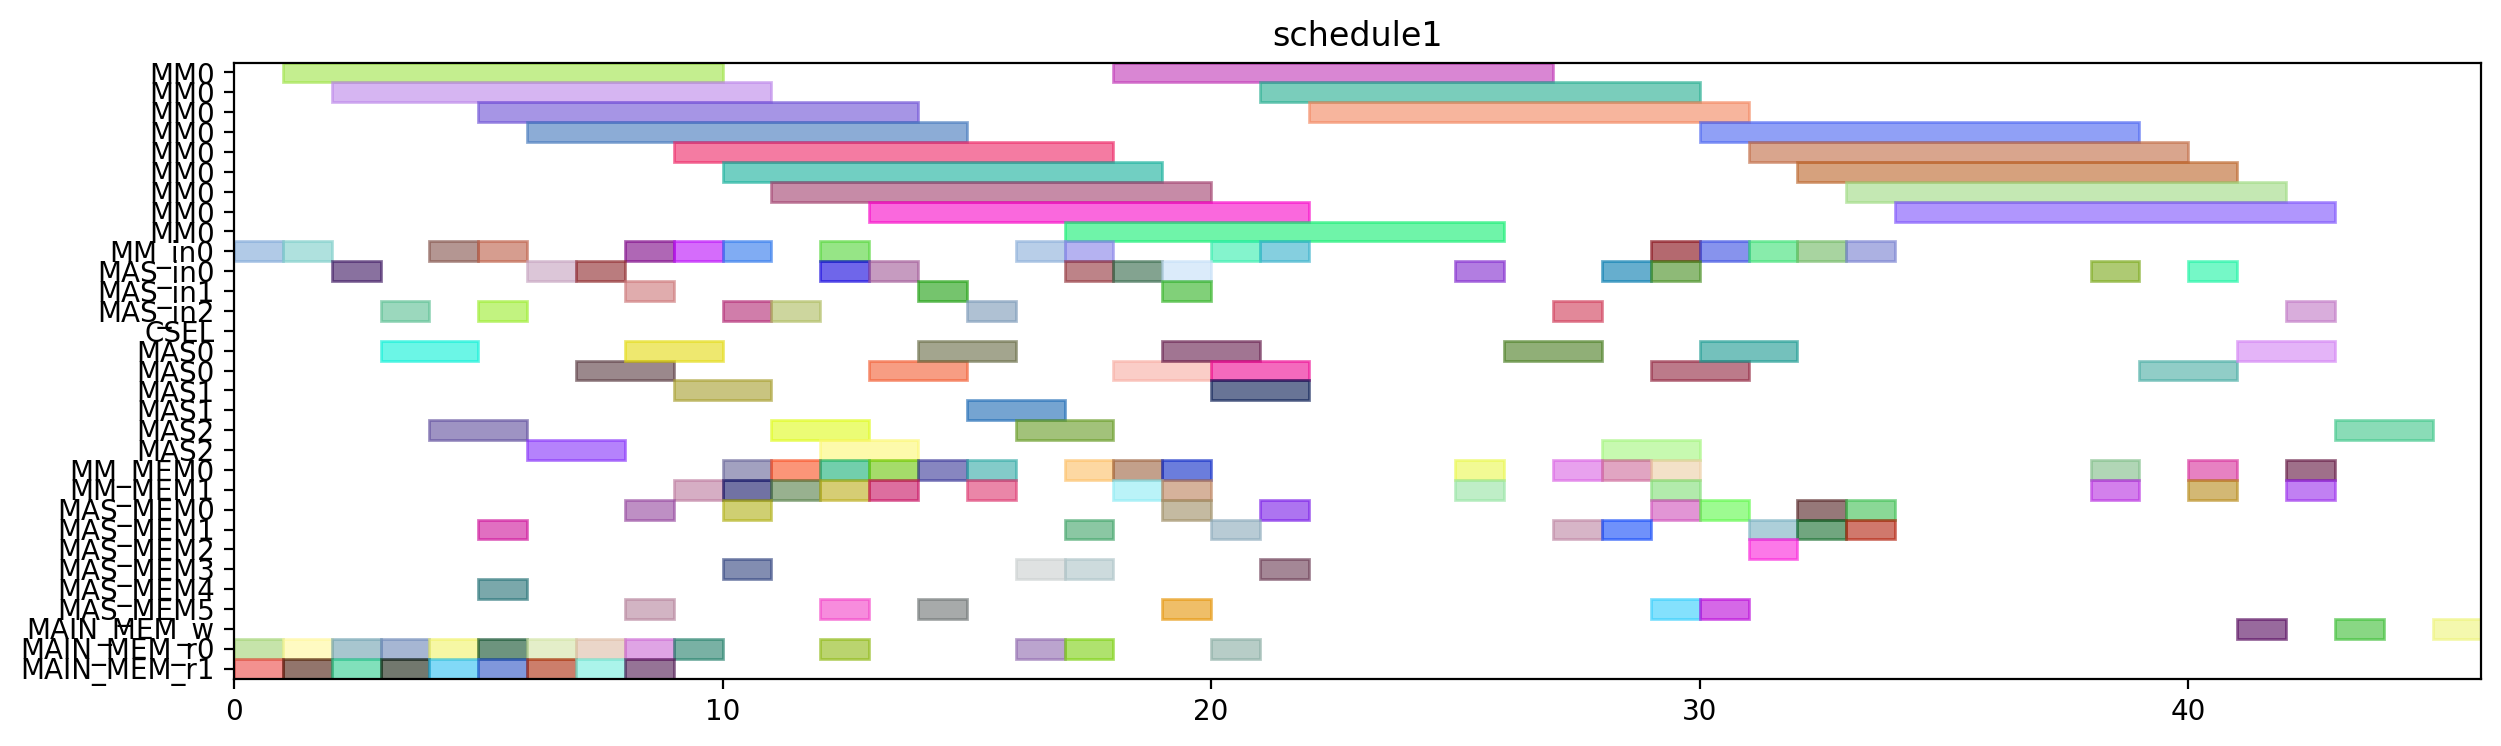

Write the Python code that produced this figure.
from pyschedule import Scenario, solvers, plotters, alt


def solve():
	horizon = 152
	S = Scenario("schedule1", horizon=horizon)

	# resource
	MM = S.Resources('MM', num=1, size=9)
	MM_in = S.Resources('MM_in', num=1)
	MAS_in = S.Resources('MAS_in', num=3)
	CSEL = S.Resource('CSEL')
	MAS = S.Resources('MAS', num=3, size=2, periods=range(1, horizon))
	MM_MEM = S.Resources('MM_MEM', num=2)
	MAS_MEM = S.Resources('MAS_MEM', num=6)
	MAIN_MEM_w = S.Resource('MAIN_MEM_w', size=1)
	MAIN_MEM_r = S.Resources('MAIN_MEM_r', num=2)

	# result of previous scheduling
	t2_in = S.Task('t2_in', length=1, delay_cost=1)
	S += t2_in >= 0
	t2_in += MM_in[0]

	t2_mem0 = S.Task('t2_mem0', length=1, delay_cost=1)
	S += t2_mem0 >= 0
	t2_mem0 += MAIN_MEM_r[0]

	t2_mem1 = S.Task('t2_mem1', length=1, delay_cost=1)
	S += t2_mem1 >= 0
	t2_mem1 += MAIN_MEM_r[1]

	t0_in = S.Task('t0_in', length=1, delay_cost=1)
	S += t0_in >= 1
	t0_in += MM_in[0]

	t0_mem0 = S.Task('t0_mem0', length=1, delay_cost=1)
	S += t0_mem0 >= 1
	t0_mem0 += MAIN_MEM_r[0]

	t0_mem1 = S.Task('t0_mem1', length=1, delay_cost=1)
	S += t0_mem1 >= 1
	t0_mem1 += MAIN_MEM_r[1]

	t2 = S.Task('t2', length=9, delay_cost=1)
	S += t2 >= 1
	t2 += MM[0]

	t0 = S.Task('t0', length=9, delay_cost=1)
	S += t0 >= 2
	t0 += MM[0]

	t9_in = S.Task('t9_in', length=1, delay_cost=1)
	S += t9_in >= 2
	t9_in += MAS_in[0]

	t9_mem0 = S.Task('t9_mem0', length=1, delay_cost=1)
	S += t9_mem0 >= 2
	t9_mem0 += MAIN_MEM_r[0]

	t9_mem1 = S.Task('t9_mem1', length=1, delay_cost=1)
	S += t9_mem1 >= 2
	t9_mem1 += MAIN_MEM_r[1]

	t8_in = S.Task('t8_in', length=1, delay_cost=1)
	S += t8_in >= 3
	t8_in += MAS_in[2]

	t8_mem0 = S.Task('t8_mem0', length=1, delay_cost=1)
	S += t8_mem0 >= 3
	t8_mem0 += MAIN_MEM_r[0]

	t8_mem1 = S.Task('t8_mem1', length=1, delay_cost=1)
	S += t8_mem1 >= 3
	t8_mem1 += MAIN_MEM_r[1]

	t9 = S.Task('t9', length=2, delay_cost=1)
	S += t9 >= 3
	t9 += MAS[0]

	t1_in = S.Task('t1_in', length=1, delay_cost=1)
	S += t1_in >= 4
	t1_in += MM_in[0]

	t1_mem0 = S.Task('t1_mem0', length=1, delay_cost=1)
	S += t1_mem0 >= 4
	t1_mem0 += MAIN_MEM_r[0]

	t1_mem1 = S.Task('t1_mem1', length=1, delay_cost=1)
	S += t1_mem1 >= 4
	t1_mem1 += MAIN_MEM_r[1]

	t8 = S.Task('t8', length=2, delay_cost=1)
	S += t8 >= 4
	t8 += MAS[2]

	t1 = S.Task('t1', length=9, delay_cost=1)
	S += t1 >= 5
	t1 += MM[0]

	t10_in = S.Task('t10_in', length=1, delay_cost=1)
	S += t10_in >= 5
	t10_in += MM_in[0]

	t10_mem0 = S.Task('t10_mem0', length=1, delay_cost=1)
	S += t10_mem0 >= 5
	t10_mem0 += MAS_MEM[4]

	t10_mem1 = S.Task('t10_mem1', length=1, delay_cost=1)
	S += t10_mem1 >= 5
	t10_mem1 += MAS_MEM[1]

	t14_in = S.Task('t14_in', length=1, delay_cost=1)
	S += t14_in >= 5
	t14_in += MAS_in[2]

	t14_mem0 = S.Task('t14_mem0', length=1, delay_cost=1)
	S += t14_mem0 >= 5
	t14_mem0 += MAIN_MEM_r[0]

	t14_mem1 = S.Task('t14_mem1', length=1, delay_cost=1)
	S += t14_mem1 >= 5
	t14_mem1 += MAIN_MEM_r[1]

	t10 = S.Task('t10', length=9, delay_cost=1)
	S += t10 >= 6
	t10 += MM[0]

	t13_in = S.Task('t13_in', length=1, delay_cost=1)
	S += t13_in >= 6
	t13_in += MAS_in[0]

	t13_mem0 = S.Task('t13_mem0', length=1, delay_cost=1)
	S += t13_mem0 >= 6
	t13_mem0 += MAIN_MEM_r[0]

	t13_mem1 = S.Task('t13_mem1', length=1, delay_cost=1)
	S += t13_mem1 >= 6
	t13_mem1 += MAIN_MEM_r[1]

	t14 = S.Task('t14', length=2, delay_cost=1)
	S += t14 >= 6
	t14 += MAS[2]

	t13 = S.Task('t13', length=2, delay_cost=1)
	S += t13 >= 7
	t13 += MAS[0]

	t3_in = S.Task('t3_in', length=1, delay_cost=1)
	S += t3_in >= 7
	t3_in += MAS_in[0]

	t3_mem0 = S.Task('t3_mem0', length=1, delay_cost=1)
	S += t3_mem0 >= 7
	t3_mem0 += MAIN_MEM_r[0]

	t3_mem1 = S.Task('t3_mem1', length=1, delay_cost=1)
	S += t3_mem1 >= 7
	t3_mem1 += MAIN_MEM_r[1]

	t15_in = S.Task('t15_in', length=1, delay_cost=1)
	S += t15_in >= 8
	t15_in += MM_in[0]

	t15_mem0 = S.Task('t15_mem0', length=1, delay_cost=1)
	S += t15_mem0 >= 8
	t15_mem0 += MAS_MEM[0]

	t15_mem1 = S.Task('t15_mem1', length=1, delay_cost=1)
	S += t15_mem1 >= 8
	t15_mem1 += MAS_MEM[5]

	t3 = S.Task('t3', length=2, delay_cost=1)
	S += t3 >= 8
	t3 += MAS[0]

	t4_in = S.Task('t4_in', length=1, delay_cost=1)
	S += t4_in >= 8
	t4_in += MAS_in[1]

	t4_mem0 = S.Task('t4_mem0', length=1, delay_cost=1)
	S += t4_mem0 >= 8
	t4_mem0 += MAIN_MEM_r[0]

	t4_mem1 = S.Task('t4_mem1', length=1, delay_cost=1)
	S += t4_mem1 >= 8
	t4_mem1 += MAIN_MEM_r[1]

	t15 = S.Task('t15', length=9, delay_cost=1)
	S += t15 >= 9
	t15 += MM[0]

	t26_in = S.Task('t26_in', length=1, delay_cost=1)
	S += t26_in >= 9
	t26_in += MM_in[0]

	t26_mem0 = S.Task('t26_mem0', length=1, delay_cost=1)
	S += t26_mem0 >= 9
	t26_mem0 += MAIN_MEM_r[0]

	t26_mem1 = S.Task('t26_mem1', length=1, delay_cost=1)
	S += t26_mem1 >= 9
	t26_mem1 += MM_MEM[1]

	t4 = S.Task('t4', length=2, delay_cost=1)
	S += t4 >= 9
	t4 += MAS[1]

	t24_in = S.Task('t24_in', length=1, delay_cost=1)
	S += t24_in >= 10
	t24_in += MAS_in[2]

	t24_mem0 = S.Task('t24_mem0', length=1, delay_cost=1)
	S += t24_mem0 >= 10
	t24_mem0 += MM_MEM[0]

	t24_mem1 = S.Task('t24_mem1', length=1, delay_cost=1)
	S += t24_mem1 >= 10
	t24_mem1 += MM_MEM[1]

	t26 = S.Task('t26', length=9, delay_cost=1)
	S += t26 >= 10
	t26 += MM[0]

	t5_in = S.Task('t5_in', length=1, delay_cost=1)
	S += t5_in >= 10
	t5_in += MM_in[0]

	t5_mem0 = S.Task('t5_mem0', length=1, delay_cost=1)
	S += t5_mem0 >= 10
	t5_mem0 += MAS_MEM[0]

	t5_mem1 = S.Task('t5_mem1', length=1, delay_cost=1)
	S += t5_mem1 >= 10
	t5_mem1 += MAS_MEM[3]

	t11_in = S.Task('t11_in', length=1, delay_cost=1)
	S += t11_in >= 11
	t11_in += MAS_in[2]

	t11_mem0 = S.Task('t11_mem0', length=1, delay_cost=1)
	S += t11_mem0 >= 11
	t11_mem0 += MM_MEM[0]

	t11_mem1 = S.Task('t11_mem1', length=1, delay_cost=1)
	S += t11_mem1 >= 11
	t11_mem1 += MM_MEM[1]

	t24 = S.Task('t24', length=2, delay_cost=1)
	S += t24 >= 11
	t24 += MAS[2]

	t5 = S.Task('t5', length=9, delay_cost=1)
	S += t5 >= 11
	t5 += MM[0]

	t11 = S.Task('t11', length=2, delay_cost=1)
	S += t11 >= 12
	t11 += MAS[2]

	t19_in = S.Task('t19_in', length=1, delay_cost=1)
	S += t19_in >= 12
	t19_in += MM_in[0]

	t19_mem0 = S.Task('t19_mem0', length=1, delay_cost=1)
	S += t19_mem0 >= 12
	t19_mem0 += MAIN_MEM_r[0]

	t19_mem1 = S.Task('t19_mem1', length=1, delay_cost=1)
	S += t19_mem1 >= 12
	t19_mem1 += MM_MEM[1]

	t25_in = S.Task('t25_in', length=1, delay_cost=1)
	S += t25_in >= 12
	t25_in += MAS_in[0]

	t25_mem0 = S.Task('t25_mem0', length=1, delay_cost=1)
	S += t25_mem0 >= 12
	t25_mem0 += MM_MEM[0]

	t25_mem1 = S.Task('t25_mem1', length=1, delay_cost=1)
	S += t25_mem1 >= 12
	t25_mem1 += MAS_MEM[5]

	t16_in = S.Task('t16_in', length=1, delay_cost=1)
	S += t16_in >= 13
	t16_in += MAS_in[0]

	t16_mem0 = S.Task('t16_mem0', length=1, delay_cost=1)
	S += t16_mem0 >= 13
	t16_mem0 += MM_MEM[0]

	t16_mem1 = S.Task('t16_mem1', length=1, delay_cost=1)
	S += t16_mem1 >= 13
	t16_mem1 += MM_MEM[1]

	t19 = S.Task('t19', length=9, delay_cost=1)
	S += t19 >= 13
	t19 += MM[0]

	t25 = S.Task('t25', length=2, delay_cost=1)
	S += t25 >= 13
	t25 += MAS[0]

	t12_in = S.Task('t12_in', length=1, delay_cost=1)
	S += t12_in >= 14
	t12_in += MAS_in[1]

	t12_mem0 = S.Task('t12_mem0', length=1, delay_cost=1)
	S += t12_mem0 >= 14
	t12_mem0 += MM_MEM[0]

	t12_mem1 = S.Task('t12_mem1', length=1, delay_cost=1)
	S += t12_mem1 >= 14
	t12_mem1 += MAS_MEM[5]

	t16 = S.Task('t16', length=2, delay_cost=1)
	S += t16 >= 14
	t16 += MAS[0]

	t12 = S.Task('t12', length=2, delay_cost=1)
	S += t12 >= 15
	t12 += MAS[1]

	t6_in = S.Task('t6_in', length=1, delay_cost=1)
	S += t6_in >= 15
	t6_in += MAS_in[2]

	t6_mem0 = S.Task('t6_mem0', length=1, delay_cost=1)
	S += t6_mem0 >= 15
	t6_mem0 += MM_MEM[0]

	t6_mem1 = S.Task('t6_mem1', length=1, delay_cost=1)
	S += t6_mem1 >= 15
	t6_mem1 += MM_MEM[1]

	t18_in = S.Task('t18_in', length=1, delay_cost=1)
	S += t18_in >= 16
	t18_in += MM_in[0]

	t18_mem0 = S.Task('t18_mem0', length=1, delay_cost=1)
	S += t18_mem0 >= 16
	t18_mem0 += MAIN_MEM_r[0]

	t18_mem1 = S.Task('t18_mem1', length=1, delay_cost=1)
	S += t18_mem1 >= 16
	t18_mem1 += MAS_MEM[3]

	t6 = S.Task('t6', length=2, delay_cost=1)
	S += t6 >= 16
	t6 += MAS[2]

	t17_in = S.Task('t17_in', length=1, delay_cost=1)
	S += t17_in >= 17
	t17_in += MAS_in[0]

	t17_mem0 = S.Task('t17_mem0', length=1, delay_cost=1)
	S += t17_mem0 >= 17
	t17_mem0 += MM_MEM[0]

	t17_mem1 = S.Task('t17_mem1', length=1, delay_cost=1)
	S += t17_mem1 >= 17
	t17_mem1 += MAS_MEM[1]

	t18 = S.Task('t18', length=9, delay_cost=1)
	S += t18 >= 17
	t18 += MM[0]

	t27_in = S.Task('t27_in', length=1, delay_cost=1)
	S += t27_in >= 17
	t27_in += MM_in[0]

	t27_mem0 = S.Task('t27_mem0', length=1, delay_cost=1)
	S += t27_mem0 >= 17
	t27_mem0 += MAIN_MEM_r[0]

	t27_mem1 = S.Task('t27_mem1', length=1, delay_cost=1)
	S += t27_mem1 >= 17
	t27_mem1 += MAS_MEM[3]

	t17 = S.Task('t17', length=2, delay_cost=1)
	S += t17 >= 18
	t17 += MAS[0]

	t27 = S.Task('t27', length=9, delay_cost=1)
	S += t27 >= 18
	t27 += MM[0]

	t29_in = S.Task('t29_in', length=1, delay_cost=1)
	S += t29_in >= 18
	t29_in += MAS_in[0]

	t29_mem0 = S.Task('t29_mem0', length=1, delay_cost=1)
	S += t29_mem0 >= 18
	t29_mem0 += MM_MEM[0]

	t29_mem1 = S.Task('t29_mem1', length=1, delay_cost=1)
	S += t29_mem1 >= 18
	t29_mem1 += MM_MEM[1]

	t28_in = S.Task('t28_in', length=1, delay_cost=1)
	S += t28_in >= 19
	t28_in += MAS_in[1]

	t28_mem0 = S.Task('t28_mem0', length=1, delay_cost=1)
	S += t28_mem0 >= 19
	t28_mem0 += MAS_MEM[0]

	t28_mem1 = S.Task('t28_mem1', length=1, delay_cost=1)
	S += t28_mem1 >= 19
	t28_mem1 += MM_MEM[1]

	t29 = S.Task('t29', length=2, delay_cost=1)
	S += t29 >= 19
	t29 += MAS[0]

	t7_in = S.Task('t7_in', length=1, delay_cost=1)
	S += t7_in >= 19
	t7_in += MAS_in[0]

	t7_mem0 = S.Task('t7_mem0', length=1, delay_cost=1)
	S += t7_mem0 >= 19
	t7_mem0 += MM_MEM[0]

	t7_mem1 = S.Task('t7_mem1', length=1, delay_cost=1)
	S += t7_mem1 >= 19
	t7_mem1 += MAS_MEM[5]

	t28 = S.Task('t28', length=2, delay_cost=1)
	S += t28 >= 20
	t28 += MAS[1]

	t30_in = S.Task('t30_in', length=1, delay_cost=1)
	S += t30_in >= 20
	t30_in += MM_in[0]

	t30_mem0 = S.Task('t30_mem0', length=1, delay_cost=1)
	S += t30_mem0 >= 20
	t30_mem0 += MAIN_MEM_r[0]

	t30_mem1 = S.Task('t30_mem1', length=1, delay_cost=1)
	S += t30_mem1 >= 20
	t30_mem1 += MAS_MEM[1]

	t7 = S.Task('t7', length=2, delay_cost=1)
	S += t7 >= 20
	t7 += MAS[0]

	t30 = S.Task('t30', length=9, delay_cost=1)
	S += t30 >= 21
	t30 += MM[0]

	t35_in = S.Task('t35_in', length=1, delay_cost=1)
	S += t35_in >= 21
	t35_in += MM_in[0]

	t35_mem0 = S.Task('t35_mem0', length=1, delay_cost=1)
	S += t35_mem0 >= 21
	t35_mem0 += MAS_MEM[0]

	t35_mem1 = S.Task('t35_mem1', length=1, delay_cost=1)
	S += t35_mem1 >= 21
	t35_mem1 += MAS_MEM[3]

	t35 = S.Task('t35', length=9, delay_cost=1)
	S += t35 >= 22
	t35 += MM[0]

	t20_in = S.Task('t20_in', length=1, delay_cost=1)
	S += t20_in >= 25
	t20_in += MAS_in[0]

	t20_mem0 = S.Task('t20_mem0', length=1, delay_cost=1)
	S += t20_mem0 >= 25
	t20_mem0 += MM_MEM[0]

	t20_mem1 = S.Task('t20_mem1', length=1, delay_cost=1)
	S += t20_mem1 >= 25
	t20_mem1 += MM_MEM[1]

	t20 = S.Task('t20', length=2, delay_cost=1)
	S += t20 >= 26
	t20 += MAS[0]

	t31_in = S.Task('t31_in', length=1, delay_cost=1)
	S += t31_in >= 29
	t31_in += MAS_in[0]

	t31_mem0 = S.Task('t31_mem0', length=1, delay_cost=1)
	S += t31_mem0 >= 29
	t31_mem0 += MM_MEM[0]

	t31_mem1 = S.Task('t31_mem1', length=1, delay_cost=1)
	S += t31_mem1 >= 29
	t31_mem1 += MM_MEM[1]

	t31 = S.Task('t31', length=2, delay_cost=1)
	S += t31 >= 30
	t31 += MAS[0]


	# new tasks
	t21 = S.Task('t21', length=2, delay_cost=1)
	t21 += alt(MAS)
	t21_in = S.Task('t21_in', length=1, delay_cost=1)
	t21_in += alt(MAS_in)
	S += t21_in*MAS_in[0]<=t21*MAS[0]

	S += t21_in*MAS_in[1]<=t21*MAS[1]

	S += t21_in*MAS_in[2]<=t21*MAS[2]

	t21_mem0 = S.Task('t21_mem0', length=1, delay_cost=1)
	t21_mem0 += MM_MEM[0]
	S += 13 < t21_mem0
	S += t21_mem0 <= t21

	t21_mem1 = S.Task('t21_mem1', length=1, delay_cost=1)
	t21_mem1 += MAS_MEM[1]
	S += 27 < t21_mem1
	S += t21_mem1 <= t21

	t22 = S.Task('t22', length=2, delay_cost=1)
	t22 += alt(MAS)
	t22_in = S.Task('t22_in', length=1, delay_cost=1)
	t22_in += alt(MAS_in)
	S += t22_in*MAS_in[0]<=t22*MAS[0]

	S += t22_in*MAS_in[1]<=t22*MAS[1]

	S += t22_in*MAS_in[2]<=t22*MAS[2]

	t22_mem0 = S.Task('t22_mem0', length=1, delay_cost=1)
	t22_mem0 += MM_MEM[0]
	S += 13 < t22_mem0
	S += t22_mem0 <= t22

	t22_mem1 = S.Task('t22_mem1', length=1, delay_cost=1)
	t22_mem1 += MAS_MEM[1]
	S += 27 < t22_mem1
	S += t22_mem1 <= t22

	t32 = S.Task('t32', length=9, delay_cost=1)
	t32 += alt(MM)
	t32_in = S.Task('t32_in', length=1, delay_cost=1)
	t32_in += alt(MM_in)
	S += t32_in*MM_in[0]<=t32*MM[0]
	t32_mem0 = S.Task('t32_mem0', length=1, delay_cost=1)
	t32_mem0 += MAS_MEM[2]
	S += 21 < t32_mem0
	S += t32_mem0 <= t32

	t32_mem1 = S.Task('t32_mem1', length=1, delay_cost=1)
	t32_mem1 += MAS_MEM[1]
	S += 31 < t32_mem1
	S += t32_mem1 <= t32

	t33 = S.Task('t33', length=9, delay_cost=1)
	t33 += alt(MM)
	t33_in = S.Task('t33_in', length=1, delay_cost=1)
	t33_in += alt(MM_in)
	S += t33_in*MM_in[0]<=t33*MM[0]
	t33_mem0 = S.Task('t33_mem0', length=1, delay_cost=1)
	t33_mem0 += MAS_MEM[0]
	S += 19 < t33_mem0
	S += t33_mem0 <= t33

	t33_mem1 = S.Task('t33_mem1', length=1, delay_cost=1)
	t33_mem1 += MAS_MEM[1]
	S += 31 < t33_mem1
	S += t33_mem1 <= t33

	t23 = S.Task('t23', length=9, delay_cost=1)
	t23 += alt(MM)
	t23_in = S.Task('t23_in', length=1, delay_cost=1)
	t23_in += alt(MM_in)
	S += t23_in*MM_in[0]<=t23*MM[0]
	t23_mem0 = S.Task('t23_mem0', length=1, delay_cost=1)
	t23_mem0 += alt(MAS_MEM)
	S += (t21*MAS[0])-1 < t23_mem0*MAS_MEM[0]
	S += (t21*MAS[1])-1 < t23_mem0*MAS_MEM[2]
	S += (t21*MAS[2])-1 < t23_mem0*MAS_MEM[4]
	S += t23_mem0 <= t23

	t23_mem1 = S.Task('t23_mem1', length=1, delay_cost=1)
	t23_mem1 += alt(MAS_MEM)
	S += (t22*MAS[0])-1 < t23_mem1*MAS_MEM[1]
	S += (t22*MAS[1])-1 < t23_mem1*MAS_MEM[3]
	S += (t22*MAS[2])-1 < t23_mem1*MAS_MEM[5]
	S += t23_mem1 <= t23

	t34 = S.Task('t34', length=9, delay_cost=1)
	t34 += alt(MM)
	t34_in = S.Task('t34_in', length=1, delay_cost=1)
	t34_in += alt(MM_in)
	S += t34_in*MM_in[0]<=t34*MM[0]
	t34_mem0 = S.Task('t34_mem0', length=1, delay_cost=1)
	t34_mem0 += MAS_MEM[0]
	S += 21 < t34_mem0
	S += t34_mem0 <= t34

	t34_mem1 = S.Task('t34_mem1', length=1, delay_cost=1)
	t34_mem1 += alt(MAS_MEM)
	S += (t21*MAS[0])-1 < t34_mem1*MAS_MEM[1]
	S += (t21*MAS[1])-1 < t34_mem1*MAS_MEM[3]
	S += (t21*MAS[2])-1 < t34_mem1*MAS_MEM[5]
	S += t34_mem1 <= t34

	t36 = S.Task('t36', length=9, delay_cost=1)
	t36 += alt(MM)
	t36_in = S.Task('t36_in', length=1, delay_cost=1)
	t36_in += alt(MM_in)
	S += t36_in*MM_in[0]<=t36*MM[0]
	t36_mem0 = S.Task('t36_mem0', length=1, delay_cost=1)
	t36_mem0 += MAS_MEM[0]
	S += 19 < t36_mem0
	S += t36_mem0 <= t36

	t36_mem1 = S.Task('t36_mem1', length=1, delay_cost=1)
	t36_mem1 += alt(MAS_MEM)
	S += (t22*MAS[0])-1 < t36_mem1*MAS_MEM[1]
	S += (t22*MAS[1])-1 < t36_mem1*MAS_MEM[3]
	S += (t22*MAS[2])-1 < t36_mem1*MAS_MEM[5]
	S += t36_mem1 <= t36

	Y_Hash0_new = S.Task('Y_Hash0_new', length=2, delay_cost=1)
	Y_Hash0_new += alt(MAS)
	Y_Hash0_new_in = S.Task('Y_Hash0_new_in', length=1, delay_cost=1)
	Y_Hash0_new_in += alt(MAS_in)
	S += Y_Hash0_new_in*MAS_in[0]<=Y_Hash0_new*MAS[0]

	S += Y_Hash0_new_in*MAS_in[1]<=Y_Hash0_new*MAS[1]

	S += Y_Hash0_new_in*MAS_in[2]<=Y_Hash0_new*MAS[2]

	S += 0<Y_Hash0_new

	Y_Hash0_new_w = S.Task('Y_Hash0_new_w', length=1, delay_cost=1)
	Y_Hash0_new_w += alt(MAIN_MEM_w)
	S += Y_Hash0_new <= Y_Hash0_new_w

	Y_Hash0_new_mem0 = S.Task('Y_Hash0_new_mem0', length=1, delay_cost=1)
	Y_Hash0_new_mem0 += alt(MM_MEM)
	S += (t23*MM[0])-1 < Y_Hash0_new_mem0*MM_MEM[0]
	S += Y_Hash0_new_mem0 <= Y_Hash0_new

	Y_Hash0_new_mem1 = S.Task('Y_Hash0_new_mem1', length=1, delay_cost=1)
	Y_Hash0_new_mem1 += alt(MM_MEM)
	S += (t32*MM[0])-1 < Y_Hash0_new_mem1*MM_MEM[1]
	S += Y_Hash0_new_mem1 <= Y_Hash0_new

	X_Hash0_new = S.Task('X_Hash0_new', length=2, delay_cost=1)
	X_Hash0_new += alt(MAS)
	X_Hash0_new_in = S.Task('X_Hash0_new_in', length=1, delay_cost=1)
	X_Hash0_new_in += alt(MAS_in)
	S += X_Hash0_new_in*MAS_in[0]<=X_Hash0_new*MAS[0]

	S += X_Hash0_new_in*MAS_in[1]<=X_Hash0_new*MAS[1]

	S += X_Hash0_new_in*MAS_in[2]<=X_Hash0_new*MAS[2]

	S += 0<X_Hash0_new

	X_Hash0_new_w = S.Task('X_Hash0_new_w', length=1, delay_cost=1)
	X_Hash0_new_w += alt(MAIN_MEM_w)
	S += X_Hash0_new <= X_Hash0_new_w

	X_Hash0_new_mem0 = S.Task('X_Hash0_new_mem0', length=1, delay_cost=1)
	X_Hash0_new_mem0 += alt(MM_MEM)
	S += (t34*MM[0])-1 < X_Hash0_new_mem0*MM_MEM[0]
	S += X_Hash0_new_mem0 <= X_Hash0_new

	X_Hash0_new_mem1 = S.Task('X_Hash0_new_mem1', length=1, delay_cost=1)
	X_Hash0_new_mem1 += alt(MM_MEM)
	S += (t33*MM[0])-1 < X_Hash0_new_mem1*MM_MEM[1]
	S += X_Hash0_new_mem1 <= X_Hash0_new

	Z_Hash0_new = S.Task('Z_Hash0_new', length=2, delay_cost=1)
	Z_Hash0_new += alt(MAS)
	Z_Hash0_new_in = S.Task('Z_Hash0_new_in', length=1, delay_cost=1)
	Z_Hash0_new_in += alt(MAS_in)
	S += Z_Hash0_new_in*MAS_in[0]<=Z_Hash0_new*MAS[0]

	S += Z_Hash0_new_in*MAS_in[1]<=Z_Hash0_new*MAS[1]

	S += Z_Hash0_new_in*MAS_in[2]<=Z_Hash0_new*MAS[2]

	S += 0<Z_Hash0_new

	Z_Hash0_new_w = S.Task('Z_Hash0_new_w', length=1, delay_cost=1)
	Z_Hash0_new_w += alt(MAIN_MEM_w)
	S += Z_Hash0_new <= Z_Hash0_new_w

	Z_Hash0_new_mem0 = S.Task('Z_Hash0_new_mem0', length=1, delay_cost=1)
	Z_Hash0_new_mem0 += alt(MM_MEM)
	S += (t36*MM[0])-1 < Z_Hash0_new_mem0*MM_MEM[0]
	S += Z_Hash0_new_mem0 <= Z_Hash0_new

	Z_Hash0_new_mem1 = S.Task('Z_Hash0_new_mem1', length=1, delay_cost=1)
	Z_Hash0_new_mem1 += MM_MEM[1]
	S += 30 < Z_Hash0_new_mem1
	S += Z_Hash0_new_mem1 <= Z_Hash0_new

	solvers.mip.solve(S,msg=1,kind='CPLEX',ratio_gap=1.01)

	solution = [['hoge']*len(S.solution()[1]) for i in range(len(S.solution()))]
	for i in range(len(S.solution())):
		for j in range(len(S.solution()[i])):
			solution[i][j]=str(S.solution()[i][j])
	print(solution)

	cycles = int(solution[-1][3])

	pic_file_name = "/mnt/rose/usr1/fukuda/ABE/multiRAM_multiMAS_16mux/scheduling_result/stage9MM1_stage2MAS3/EP_ADD_A_ANY/schedule1.png"
	if(S.solution() != []):
		plotters.matplotlib.plot(S,img_filename=pic_file_name, show_task_labels=False, fig_size=(cycles*0.25+3, 4))

	return solution
